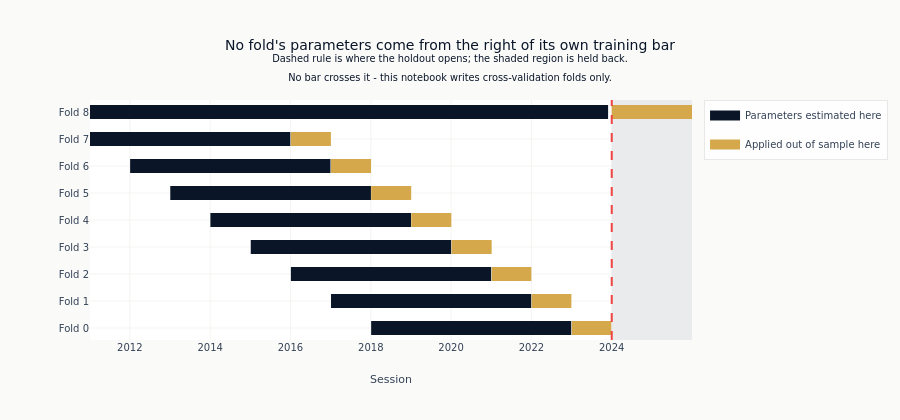

The cell this chart's notebook holds for it:
### Markdown cell above
The holdout is drawn on the same axis: shaded from the date it opens to the end of the
price file, with a rule at the boundary itself.

### Code cell
fig.add_vrect(
    x0=HOLDOUT_START.isoformat(),
    x1=max(all_dates).isoformat(),
    fillcolor=COLORS["neutral"],
    opacity=0.10,
    line_width=0,
    layer="below",
)
fig.add_vline(x=HOLDOUT_START.isoformat(), line_dash="dash", line_color=COLORS["negative"])
fig.update_layout(
    title=(
        "No fold's parameters come from the right of its own training bar"
        "<br><sup>Dashed rule is where the holdout opens; the shaded region is held back."
        "<br>No bar crosses it - this notebook writes cross-validation folds only.</sup>"
    ),
    xaxis_title="Session",
    yaxis_title="",
    height=420,
    margin={"l": 90},
)
show_plotly_with_alt(
    fig,
    "One horizontal bar per fold, split into the stretch each fold's models are "
    "estimated on and the later stretch they are applied to out of sample. The bars step "
    "up and to the right, fold zero covering the most recent window and the "
    "highest-numbered fold the oldest. A dashed vertical rule marks where the holdout "
    "opens, with the region beyond it shaded, and every bar ends to the left of it.",
)

### Figure 1 — Plotly figure (JSON) as saved in the notebook; plotly's stock layout.template omitted (floating-point values rounded to 4 significant figures)
{"data": [{"legendgroup": "Parameters estimated here", "line": {"color": "#0a1628", "width": 14}, "mode": "lines", "name": "Parameters estimated here", "showlegend": true, "type": "scatter", "x": ["2018-01-04", "2022-12-29"], "y": ["Fold 0", "Fold 0"]}, {"legendgroup": "Applied out of sample here", "line": {"color": "#D4A84B", "width": 14}, "mode": "lines", "name": "Applied out of sample here", "showlegend": true, "type": "scatter", "x": ["2023-01-03", "2023-12-28"], "y": ["Fold 0", "Fold 0"]}, {"legendgroup": "Parameters estimated here", "line": {"color": "#0a1628", "width": 14}, "mode": "lines", "name": "Parameters estimated here", "showlegend": false, "type": "scatter", "x": ["2017-01-04", "2021-12-30"], "y": ["Fold 1", "Fold 1"]}, {"legendgroup": "Applied out of sample here", "line": {"color": "#D4A84B", "width": 14}, "mode": "lines", "name": "Applied out of sample here", "showlegend": false, "type": "scatter", "x": ["2022-01-03", "2022-12-30"], "y": ["Fold 1", "Fold 1"]}, {"legendgroup": "Parameters estimated here", "line": {"color": "#0a1628", "width": 14}, "mode": "lines", "name": "Parameters estimated here", "showlegend": false, "type": "scatter", "x": ["2016-01-05", "2020-12-31"], "y": ["Fold 2", "Fold 2"]}, {"legendgroup": "Applied out of sample here", "line": {"color": "#D4A84B", "width": 14}, "mode": "lines", "name": "Applied out of sample here", "showlegend": false, "type": "scatter", "x": ["2021-01-05", "2021-12-31"], "y": ["Fold 2", "Fold 2"]}, {"legendgroup": "Parameters estimated here", "line": {"color": "#0a1628", "width": 14}, "mode": "lines", "name": "Parameters estimated here", "showlegend": false, "type": "scatter", "x": ["2015-01-05", "2020-01-02"], "y": ["Fold 3", "Fold 3"]}, {"legendgroup": "Applied out of sample here", "line": {"color": "#D4A84B", "width": 14}, "mode": "lines", "name": "Applied out of sample here", "showlegend": false, "type": "scatter", "x": ["2020-01-06", "2021-01-04"], "y": ["Fold 3", "Fold 3"]}, {"legendgroup": "Parameters estimated here", "line": {"color": "#0a1628", "width": 14}, "mode": "lines", "name": "Parameters estimated here", "showlegend": false, "type": "scatter", "x": ["2014-01-03", "2019-01-02"], "y": ["Fold 4", "Fold 4"]}, {"legendgroup": "Applied out of sample here", "line": {"color": "#D4A84B", "width": 14}, "mode": "lines", "name": "Applied out of sample here", "showlegend": false, "type": "scatter", "x": ["2019-01-04", "2020-01-03"], "y": ["Fold 4", "Fold 4"]}, {"legendgroup": "Parameters estimated here", "line": {"color": "#0a1628", "width": 14}, "mode": "lines", "name": "Parameters estimated here", "showlegend": false, "type": "scatter", "x": ["2013-01-03", "2018-01-02"], "y": ["Fold 5", "Fold 5"]}, {"legendgroup": "Applied out of sample here", "line": {"color": "#D4A84B", "width": 14}, "mode": "lines", "name": "Applied out of sample here", "showlegend": false, "type": "scatter", "x": ["2018-01-04", "2019-01-03"], "y": ["Fold 5", "Fold 5"]}, {"legendgroup": "Parameters estimated here", "line": {"color": "#0a1628", "width": 14}, "mode": "lines", "name": "Parameters estimated here", "showlegend": false, "type": "scatter", "x": ["2012-01-04", "2016-12-30"], "y": ["Fold 6", "Fold 6"]}, {"legendgroup": "Applied out of sample here", "line": {"color": "#D4A84B", "width": 14}, "mode": "lines", "name": "Applied out of sample here", "showlegend": false, "type": "scatter", "x": ["2017-01-04", "2018-01-03"], "y": ["Fold 6", "Fold 6"]}, {"legendgroup": "Parameters estimated here", "line": {"color": "#0a1628", "width": 14}, "mode": "lines", "name": "Parameters estimated here", "showlegend": false, "type": "scatter", "x": ["2011-01-04", "2015-12-31"], "y": ["Fold 7", "Fold 7"]}, {"legendgroup": "Applied out of sample here", "line": {"color": "#D4A84B", "width": 14}, "mode": "lines", "name": "Applied out of sample here", "showlegend": false, "type": "scatter", "x": ["2016-01-05", "2017-01-03"], "y": ["Fold 7", "Fold 7"]}, {"legendgroup": "Parameters estimated here", "line": {"color": "#0a1628", "width": 14}, "mode": "lines", "name": "Parameters estimated here", "showlegend": false, "type": "scatter", "x": ["2011-01-04", "2023-11-29"], "y": ["Fold 8", "Fold 8"]}, {"legendgroup": "Applied out of sample here", "line": {"color": "#D4A84B", "width": 14}, "mode": "lines", "name": "Applied out of sample here", "showlegend": false, "type": "scatter", "x": ["2024-01-01", "2025-12-31"], "y": ["Fold 8", "Fold 8"]}], "layout": {"height": 420, "margin": {"l": 90}, "shapes": [{"fillcolor": "#334155", "layer": "below", "line": {"width": 0}, "opacity": 0.1, "type": "rect", "x0": "2024-01-01", "x1": "2025-12-31", "xref": "x", "y0": 0, "y1": 1, "yref": "y domain"}, {"line": {"color": "#ef4444", "dash": "dash"}, "type": "line", "x0": "2024-01-01", "x1": "2024-01-01", "xref": "x", "y0": 0, "y1": 1, "yref": "y domain"}], "title": {"text": "No fold's parameters come from the right of its own training bar<br><sup>Dashed rule is where the holdout opens; the shaded region is held back.<br>No bar crosses it - this notebook writes cross-validation folds only.</sup>"}, "xaxis": {"title": {"text": "Session"}}, "yaxis": {"title": {"text": ""}}}}
